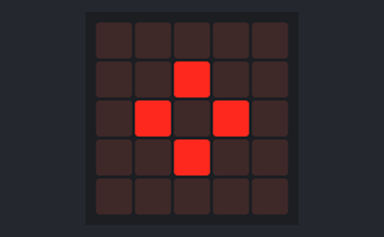
Bench run of a program on a simulated BBC micro:bit (MakeCode). On the bench: the board's 5×5 LED display.

Above: at 0.1 s.
At 1.2 s:
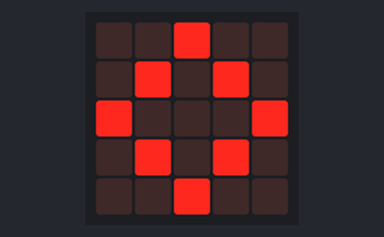
At 3.0 s:
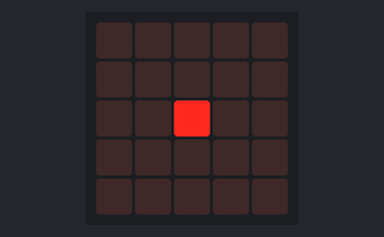

Measured:
- by itself, everything shown: repeats every 3.8 s, in 4 steps
- what the display in image 1 shows lasts 0.9 s, from 1.1 s to 2.0 s

The program:

main.ts
```typescript
basic.forever(function () {
    basic.showIcon(IconNames.SmallDiamond)
    basic.pause(500)
    basic.showLeds(`
        . . # . .
        . # . # .
        # . . . #
        . # . # .
        . . # . .
        `)
    basic.pause(500)
    basic.showLeds(`
        . . . . .
        . . # . .
        . # . # .
        . . # . .
        . . . . .
        `)
    basic.pause(500)
    basic.showLeds(`
        . . . . .
        . . . . .
        . . # . .
        . . . . .
        . . . . .
        `)
    basic.pause(500)
})
```

test.ts
```typescript
// testes vão aqui; isto não será compilado quando este pacote for usado como uma extensão.
```
